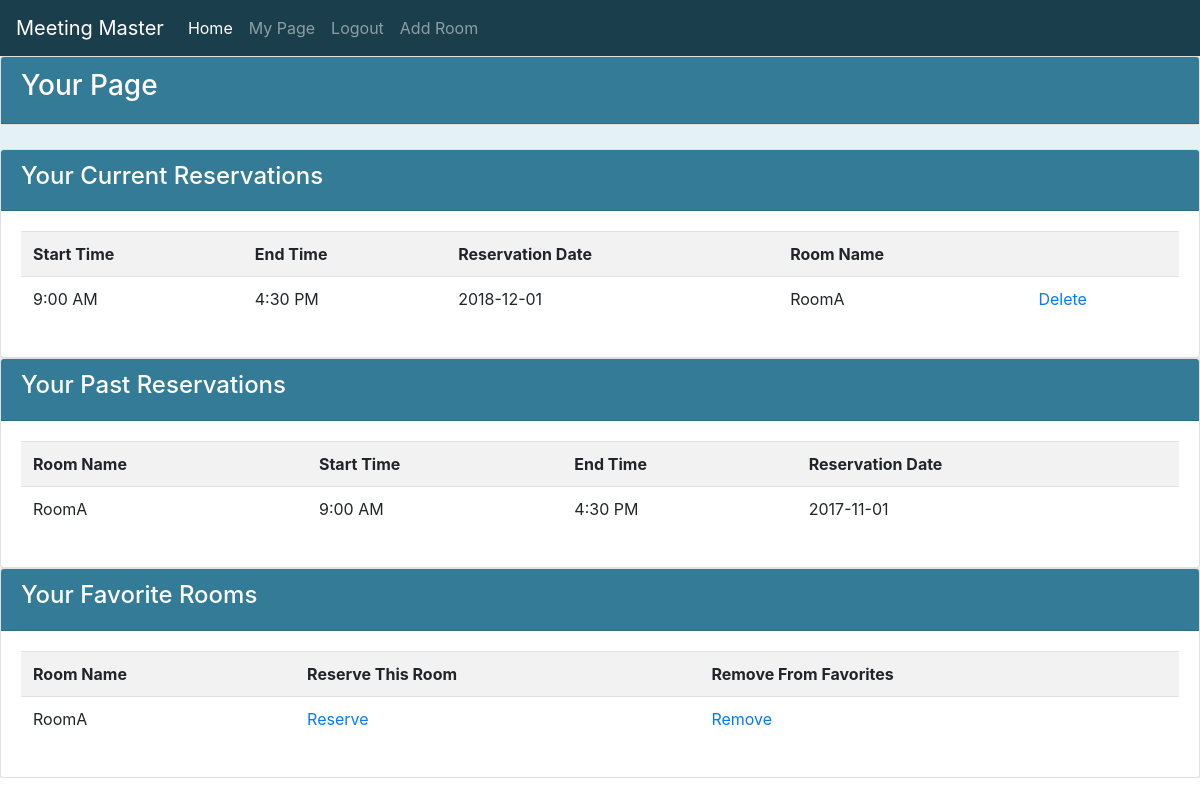
Before: /user.php (signed in) with the older database file.
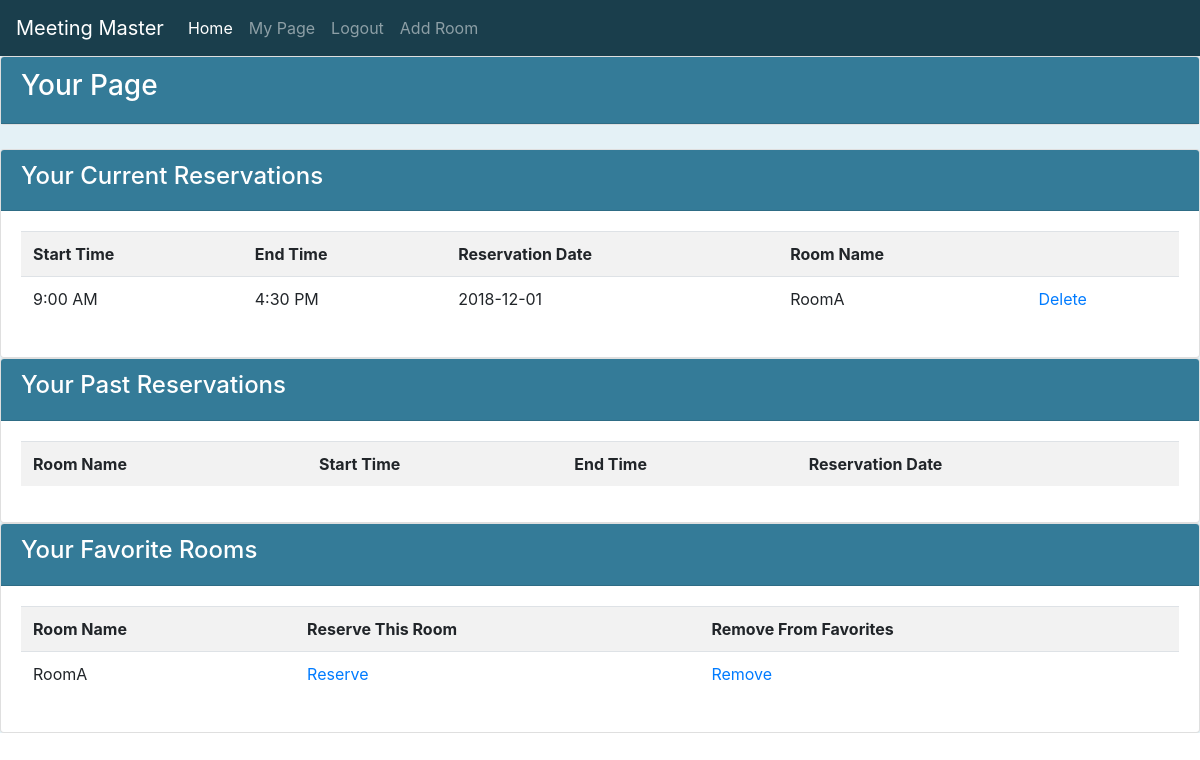
After: the same page with the newer database file.
### tables this page shows
CREATE TABLE IF NOT EXISTS `reservation` (
    `ResID` int NOT NULL AUTO_INCREMENT PRIMARY KEY,
    `RoomID` int NOT NULL,
    `UserID` int NOT NULL,
    `StartTime` tinyint NOT NULL,
    `EndTime` tinyint NOT NULL,
    `ResDate` date NOT NULL,
    FOREIGN KEY (RoomID) REFERENCES room(RoomID),
    FOREIGN KEY (UserID) REFERENCES user(UserID)
);

CREATE TABLE IF NOT EXISTS `room` (
    `RoomID` int NOT NULL AUTO_INCREMENT PRIMARY KEY,
    `Name` tinytext NOT NULL,
    `Occupancy` int NOT NULL,
    `Deleted` bool NOT NULL DEFAULT FALSE
);

### user.php (the view, shortened to what this page needs)
<html lang="en">
<head>
  <link rel="stylesheet" href="https://maxcdn.bootstrapcdn.com/bootstrap/4.0.0/css/bootstrap.min.css">
  <link href="style.css" type="text/css" rel="stylesheet">
</head>
<body>
<nav class="navbar navbar-expand-lg navbar-dark" style="background-color: #1A3E4C;">
  <a class="navbar-brand" href="#">Meeting Master</a>
  <div class="collapse navbar-collapse" id="navbarNavAltMarkup">
    <div class="navbar-nav">
      <a class="nav-item nav-link active" href="home1.php">Home <span class="sr-only">(current)</span></a>
      <a class="nav-item nav-link" href="user.php">My Page</a>
      <a class="nav-item nav-link" href="logout.php">Logout</a>
      <?php
        if($_SESSION['admin']){
            echo "<a class='nav-item nav-link' href='room.php'>Add Room</a>";
        }
      ?>
    </div>
  </div>
</nav>
<div class='row'>
  <div class='col'>
<?
$suserid = $_SESSION['userid'];
echo "<div class='card'><div class='card-header'><h3>Your Page</h3></div></div><br>";
$dbuser = 'root';
$dbpass = 'root';
$db = 'meeting';
$host = 'localhost';
$port = 3306;
$conn = mysqli_connect(
   $host,
   $dbuser,
   $dbpass,
   $db,
   $port
);
$timeArr = array("9:00 AM", "9:30 AM", "10:00 AM", "10:30 AM", "11:00 AM", "11:30 AM", "12:00 PM",
    "12:30 PM", "1:00 PM", "1:30 PM", "2:00 PM", "2:30 PM", "3:00 PM", "3:30 PM", "4:00 PM", "4:30 PM", "5:00 PM");
$sql = "SELECT ResID, StartTime, EndTime, ResDate, room.Name ".
    "FROM user, reservation, room ".
    "WHERE user.UserID=reservation.UserID AND user.UserID='$suserid' ".
    "AND reservation.roomID=room.RoomID AND reservation.ResDate>=CURDATE() ".
    "AND NOT room.Deleted;";
$result = mysqli_query($conn, $sql);
echo "<div class='card'><div class='card-header'><h4>Your Current Reservations</h4></div>";
echo "<div class='card-body'><table class='table table-striped'><tr><th>Start Time</th><th>End Time</th><th>Reservation Date</th><th>Room Name</th><th></th></tr>";
while($row = mysqli_fetch_array($result)){
    echo "<tr><td>". $timeArr[$row["StartTime"]] ."</td><td>".
        $timeArr[$row["EndTime"]]."</td><td>". $row["ResDate"].
        "</td><td>". $row["Name"].
        "</td><td><a href='http://localhost:81/WebFinalGroupProject/".
        "user.php?deleteRes=".$row["ResID"]."'>Delete</a></td></tr>";
}
echo "</table></div></div>";
$sql = "SELECT StartTime, EndTime, ResDate, room.Name ".
    "FROM user, reservation, room ".
    "WHERE user.UserID=reservation.UserID AND user.UserID='$suserid' ".
    "AND reservation.roomID=room.RoomID AND reservation.ResDate<CURDATE();";
$result = mysqli_query($conn, $sql);
echo "<div class='card'><div class='card-header'><h4>Your Past Reservations</h4></div>";
echo "<div class='card-body'><table class='table table-striped'><tr><th>Room Name</th><th>Start Time</th><th>End Time</th><th>Reservation Date</th></tr>";
while($row = mysqli_fetch_array($result)){
    echo "<tr><td>". $row["Name"]."</td><td>". $timeArr[$row["StartTime"]] ."</td><td>".
        $timeArr[$row["EndTime"]]."</td><td>".$row["ResDate"]."</td></tr>";
}
echo "</table></div></div>";
$sql = "SELECT room.RoomID, room.Name FROM user, favorite, room ".
    "WHERE user.UserID=favorite.UserID AND user.UserID='$suserid' ".
    "AND room.RoomID=favorite.RoomID AND NOT room.Deleted;";
$result = mysqli_query($conn, $sql);
echo "<div class='card'><div class='card-header'><h4>Your Favorite Rooms</h4></div>";
echo "<div class='card-body'><table class='table table-striped'><tr><th>Room Name</th><th>Reserve This Room</th><th>Remove From Favorites</th></tr>";
while($row = mysqli_fetch_array($result)){
    echo "<tr><td>". $row["Name"] ."</td><td><a href='ReserveRoom.php?roomid=".
        $row["RoomID"]."'>Reserve</a></td><td><a href='removefavorite.php?roomid=".
        $row["RoomID"]."'>Remove</a></td></tr>";
}
echo "</table></div></div>";
?>
    </div>
</div>
</body>
</html>

Changed rows visible on the page:
no longer on this page (row edited): reservation: RoomID.Name "RoomA", StartTime "9:00 AM", EndTime "4:30 PM", ResDate "2017-11-01", shown under "Your Past Reservations"
